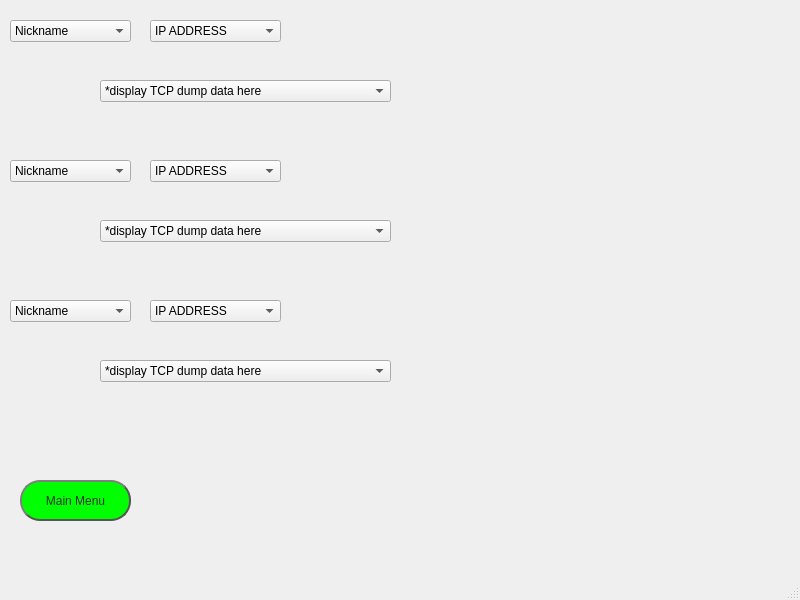
<?xml version="1.0" encoding="UTF-8"?>
<ui version="4.0">
 <class>MainWindow</class>
 <widget class="QMainWindow" name="MainWindow">
  <property name="geometry">
   <rect>
    <x>0</x>
    <y>0</y>
    <width>800</width>
    <height>600</height>
   </rect>
  </property>
  <property name="windowTitle">
   <string>MainWindow</string>
  </property>
  <widget class="QWidget" name="centralwidget">
   <widget class="QComboBox" name="nick">
    <property name="geometry">
     <rect>
      <x>10</x>
      <y>20</y>
      <width>121</width>
      <height>22</height>
     </rect>
    </property>
    <item>
     <property name="text">
      <string>Nickname</string>
     </property>
    </item>
    <item>
     <property name="text">
      <string>Nickname1</string>
     </property>
    </item>
    <item>
     <property name="text">
      <string>Nickname2</string>
     </property>
    </item>
    <item>
     <property name="text">
      <string>Nickname3</string>
     </property>
    </item>
   </widget>
   <widget class="QComboBox" name="ip">
    <property name="geometry">
     <rect>
      <x>150</x>
      <y>20</y>
      <width>131</width>
      <height>22</height>
     </rect>
    </property>
    <item>
     <property name="text">
      <string>IP ADDRESS</string>
     </property>
    </item>
    <item>
     <property name="text">
      <string>IP ADDRESS 1</string>
     </property>
    </item>
    <item>
     <property name="text">
      <string>IP ADDRESS 2</string>
     </property>
    </item>
    <item>
     <property name="text">
      <string>IP ADDRESS 3</string>
     </property>
    </item>
   </widget>
   <widget class="QComboBox" name="tcp">
    <property name="geometry">
     <rect>
      <x>100</x>
      <y>80</y>
      <width>291</width>
      <height>22</height>
     </rect>
    </property>
    <item>
     <property name="text">
      <string>*display TCP dump data here</string>
     </property>
    </item>
    <item>
     <property name="text">
      <string>*display TCP dump data here 1</string>
     </property>
    </item>
    <item>
     <property name="text">
      <string>*display TCP dump data here 2</string>
     </property>
    </item>
   </widget>
   <widget class="QComboBox" name="tcp_2">
    <property name="geometry">
     <rect>
      <x>100</x>
      <y>220</y>
      <width>291</width>
      <height>22</height>
     </rect>
    </property>
    <item>
     <property name="text">
      <string>*display TCP dump data here</string>
     </property>
    </item>
    <item>
     <property name="text">
      <string>*display TCP dump data here 1</string>
     </property>
    </item>
    <item>
     <property name="text">
      <string>*display TCP dump data here 2</string>
     </property>
    </item>
   </widget>
   <widget class="QComboBox" name="ip_2">
    <property name="geometry">
     <rect>
      <x>150</x>
      <y>160</y>
      <width>131</width>
      <height>22</height>
     </rect>
    </property>
    <item>
     <property name="text">
      <string>IP ADDRESS</string>
     </property>
    </item>
    <item>
     <property name="text">
      <string>IP ADDRESS 1</string>
     </property>
    </item>
    <item>
     <property name="text">
      <string>IP ADDRESS 2</string>
     </property>
    </item>
    <item>
     <property name="text">
      <string>IP ADDRESS 3</string>
     </property>
    </item>
   </widget>
   <widget class="QComboBox" name="nick_2">
    <property name="geometry">
     <rect>
      <x>10</x>
      <y>160</y>
      <width>121</width>
      <height>22</height>
     </rect>
    </property>
    <item>
     <property name="text">
      <string>Nickname</string>
     </property>
    </item>
    <item>
     <property name="text">
      <string>Nickname1</string>
     </property>
    </item>
    <item>
     <property name="text">
      <string>Nickname2</string>
     </property>
    </item>
    <item>
     <property name="text">
      <string>Nickname3</string>
     </property>
    </item>
   </widget>
   <widget class="QComboBox" name="tcp_3">
    <property name="geometry">
     <rect>
      <x>100</x>
      <y>360</y>
      <width>291</width>
      <height>22</height>
     </rect>
    </property>
    <item>
     <property name="text">
      <string>*display TCP dump data here</string>
     </property>
    </item>
    <item>
     <property name="text">
      <string>*display TCP dump data here 1</string>
     </property>
    </item>
    <item>
     <property name="text">
      <string>*display TCP dump data here 2</string>
     </property>
    </item>
   </widget>
   <widget class="QComboBox" name="ip_3">
    <property name="geometry">
     <rect>
      <x>150</x>
      <y>300</y>
      <width>131</width>
      <height>22</height>
     </rect>
    </property>
    <item>
     <property name="text">
      <string>IP ADDRESS</string>
     </property>
    </item>
    <item>
     <property name="text">
      <string>IP ADDRESS 1</string>
     </property>
    </item>
    <item>
     <property name="text">
      <string>IP ADDRESS 2</string>
     </property>
    </item>
    <item>
     <property name="text">
      <string>IP ADDRESS 3</string>
     </property>
    </item>
   </widget>
   <widget class="QComboBox" name="nick_3">
    <property name="geometry">
     <rect>
      <x>10</x>
      <y>300</y>
      <width>121</width>
      <height>22</height>
     </rect>
    </property>
    <item>
     <property name="text">
      <string>Nickname</string>
     </property>
    </item>
    <item>
     <property name="text">
      <string>Nickname1</string>
     </property>
    </item>
    <item>
     <property name="text">
      <string>Nickname2</string>
     </property>
    </item>
    <item>
     <property name="text">
      <string>Nickname3</string>
     </property>
    </item>
   </widget>
   <widget class="QPushButton" name="main">
    <property name="geometry">
     <rect>
      <x>20</x>
      <y>480</y>
      <width>111</width>
      <height>41</height>
     </rect>
    </property>
    <property name="styleSheet">
     <string notr="true">QPushButton {
color: #333;
background-color: rgb(0, 255, 0);
border: 2px solid #555;
border-radius: 20px;
border-style: outset;
padding: 5px;
}

QPushButton:hover {
background: qradialgradient(
cx: 0.3, cy: -0.4, fx: 0.3, fy: -0.4,
radius: 1.35, stop: 0 #fff, stop: 1 #bbb
);
}</string>
    </property>
    <property name="text">
     <string>Main Menu</string>
    </property>
   </widget>
   <widget class="QLabel" name="label">
    <property name="geometry">
     <rect>
      <x>630</x>
      <y>420</y>
      <width>161</width>
      <height>141</height>
     </rect>
    </property>
    <property name="text">
     <string/>
    </property>
    <property name="pixmap">
     <pixmap>Capture (1).png</pixmap>
    </property>
    <property name="scaledContents">
     <bool>true</bool>
    </property>
   </widget>
  </widget>
  <widget class="QMenuBar" name="menubar">
   <property name="geometry">
    <rect>
     <x>0</x>
     <y>0</y>
     <width>800</width>
     <height>21</height>
    </rect>
   </property>
  </widget>
  <widget class="QStatusBar" name="statusbar"/>
 </widget>
 <resources/>
 <connections/>
</ui>
